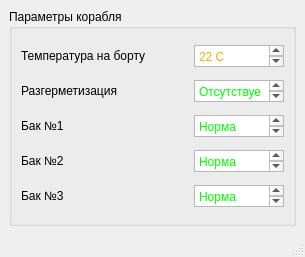
<?xml version="1.0" encoding="UTF-8"?>
<ui version="4.0">
 <class>MainWindow</class>
 <widget class="QMainWindow" name="MainWindow">
  <property name="geometry">
   <rect>
    <x>0</x>
    <y>0</y>
    <width>305</width>
    <height>257</height>
   </rect>
  </property>
  <property name="windowTitle">
   <string>MainWindow</string>
  </property>
  <widget class="QWidget" name="centralwidget">
   <layout class="QVBoxLayout" name="verticalLayout_2">
    <item>
     <widget class="QGroupBox" name="groupBox">
      <property name="title">
       <string>Параметры корабля</string>
      </property>
      <layout class="QHBoxLayout" name="horizontalLayout_6">
       <item>
        <layout class="QVBoxLayout" name="verticalLayout">
         <item>
          <layout class="QHBoxLayout" name="horizontalLayout">
           <item>
            <widget class="QLabel" name="label">
             <property name="text">
              <string>Температура на борту</string>
             </property>
            </widget>
           </item>
           <item>
            <widget class="QTextEdit" name="textEdit">
             <property name="minimumSize">
              <size>
               <width>85</width>
               <height>0</height>
              </size>
             </property>
             <property name="maximumSize">
              <size>
               <width>90</width>
               <height>22</height>
              </size>
             </property>
             <property name="html">
              <string>&lt;!DOCTYPE HTML PUBLIC &quot;-//W3C//DTD HTML 4.0//EN&quot; &quot;http://www.w3.org/TR/REC-html40/strict.dtd&quot;&gt;
&lt;html&gt;&lt;head&gt;&lt;meta name=&quot;qrichtext&quot; content=&quot;1&quot; /&gt;&lt;meta charset=&quot;utf-8&quot; /&gt;&lt;style type=&quot;text/css&quot;&gt;
p, li { white-space: pre-wrap; }
hr { height: 1px; border-width: 0; }
li.unchecked::marker { content: &quot;\2610&quot;; }
li.checked::marker { content: &quot;\2612&quot;; }
&lt;/style&gt;&lt;/head&gt;&lt;body style=&quot; font-family:'Segoe UI'; font-size:9pt; font-weight:400; font-style:normal;&quot;&gt;
&lt;p style=&quot; margin-top:0px; margin-bottom:0px; margin-left:0px; margin-right:0px; -qt-block-indent:0; text-indent:0px;&quot;&gt;&lt;span style=&quot; color:#ffaa00;&quot;&gt;22 С&lt;/span&gt;&lt;/p&gt;&lt;/body&gt;&lt;/html&gt;</string>
             </property>
            </widget>
           </item>
          </layout>
         </item>
         <item>
          <layout class="QHBoxLayout" name="horizontalLayout_2">
           <item>
            <widget class="QLabel" name="label_2">
             <property name="text">
              <string>Разгерметизация</string>
             </property>
            </widget>
           </item>
           <item>
            <widget class="QTextEdit" name="textEdit_2">
             <property name="minimumSize">
              <size>
               <width>85</width>
               <height>0</height>
              </size>
             </property>
             <property name="maximumSize">
              <size>
               <width>90</width>
               <height>22</height>
              </size>
             </property>
             <property name="html">
              <string>&lt;!DOCTYPE HTML PUBLIC &quot;-//W3C//DTD HTML 4.0//EN&quot; &quot;http://www.w3.org/TR/REC-html40/strict.dtd&quot;&gt;
&lt;html&gt;&lt;head&gt;&lt;meta name=&quot;qrichtext&quot; content=&quot;1&quot; /&gt;&lt;meta charset=&quot;utf-8&quot; /&gt;&lt;style type=&quot;text/css&quot;&gt;
p, li { white-space: pre-wrap; }
hr { height: 1px; border-width: 0; }
li.unchecked::marker { content: &quot;\2610&quot;; }
li.checked::marker { content: &quot;\2612&quot;; }
&lt;/style&gt;&lt;/head&gt;&lt;body style=&quot; font-family:'Segoe UI'; font-size:9pt; font-weight:400; font-style:normal;&quot;&gt;
&lt;p style=&quot; margin-top:0px; margin-bottom:0px; margin-left:0px; margin-right:0px; -qt-block-indent:0; text-indent:0px;&quot;&gt;&lt;span style=&quot; color:#00ff00;&quot;&gt;Отсутствует&lt;/span&gt;&lt;/p&gt;&lt;/body&gt;&lt;/html&gt;</string>
             </property>
            </widget>
           </item>
          </layout>
         </item>
         <item>
          <layout class="QHBoxLayout" name="horizontalLayout_3">
           <item>
            <widget class="QLabel" name="label_3">
             <property name="text">
              <string>Бак №1</string>
             </property>
            </widget>
           </item>
           <item>
            <widget class="QTextEdit" name="textEdit_3">
             <property name="minimumSize">
              <size>
               <width>85</width>
               <height>0</height>
              </size>
             </property>
             <property name="maximumSize">
              <size>
               <width>90</width>
               <height>22</height>
              </size>
             </property>
             <property name="html">
              <string>&lt;!DOCTYPE HTML PUBLIC &quot;-//W3C//DTD HTML 4.0//EN&quot; &quot;http://www.w3.org/TR/REC-html40/strict.dtd&quot;&gt;
&lt;html&gt;&lt;head&gt;&lt;meta name=&quot;qrichtext&quot; content=&quot;1&quot; /&gt;&lt;meta charset=&quot;utf-8&quot; /&gt;&lt;style type=&quot;text/css&quot;&gt;
p, li { white-space: pre-wrap; }
hr { height: 1px; border-width: 0; }
li.unchecked::marker { content: &quot;\2610&quot;; }
li.checked::marker { content: &quot;\2612&quot;; }
&lt;/style&gt;&lt;/head&gt;&lt;body style=&quot; font-family:'Segoe UI'; font-size:9pt; font-weight:400; font-style:normal;&quot;&gt;
&lt;p style=&quot; margin-top:0px; margin-bottom:0px; margin-left:0px; margin-right:0px; -qt-block-indent:0; text-indent:0px;&quot;&gt;&lt;span style=&quot; color:#00ff00;&quot;&gt;Норма&lt;/span&gt;&lt;/p&gt;&lt;/body&gt;&lt;/html&gt;</string>
             </property>
            </widget>
           </item>
          </layout>
         </item>
         <item>
          <layout class="QHBoxLayout" name="horizontalLayout_4">
           <item>
            <widget class="QLabel" name="label_4">
             <property name="text">
              <string>Бак №2</string>
             </property>
            </widget>
           </item>
           <item>
            <widget class="QTextEdit" name="textEdit_4">
             <property name="minimumSize">
              <size>
               <width>85</width>
               <height>0</height>
              </size>
             </property>
             <property name="maximumSize">
              <size>
               <width>90</width>
               <height>22</height>
              </size>
             </property>
             <property name="html">
              <string>&lt;!DOCTYPE HTML PUBLIC &quot;-//W3C//DTD HTML 4.0//EN&quot; &quot;http://www.w3.org/TR/REC-html40/strict.dtd&quot;&gt;
&lt;html&gt;&lt;head&gt;&lt;meta name=&quot;qrichtext&quot; content=&quot;1&quot; /&gt;&lt;meta charset=&quot;utf-8&quot; /&gt;&lt;style type=&quot;text/css&quot;&gt;
p, li { white-space: pre-wrap; }
hr { height: 1px; border-width: 0; }
li.unchecked::marker { content: &quot;\2610&quot;; }
li.checked::marker { content: &quot;\2612&quot;; }
&lt;/style&gt;&lt;/head&gt;&lt;body style=&quot; font-family:'Segoe UI'; font-size:9pt; font-weight:400; font-style:normal;&quot;&gt;
&lt;p style=&quot; margin-top:0px; margin-bottom:0px; margin-left:0px; margin-right:0px; -qt-block-indent:0; text-indent:0px;&quot;&gt;&lt;span style=&quot; color:#00ff00;&quot;&gt;Норма&lt;/span&gt;&lt;/p&gt;&lt;/body&gt;&lt;/html&gt;</string>
             </property>
            </widget>
           </item>
          </layout>
         </item>
         <item>
          <layout class="QHBoxLayout" name="horizontalLayout_5">
           <item>
            <widget class="QLabel" name="label_5">
             <property name="text">
              <string>Бак №3</string>
             </property>
            </widget>
           </item>
           <item>
            <widget class="QTextEdit" name="textEdit_5">
             <property name="minimumSize">
              <size>
               <width>85</width>
               <height>0</height>
              </size>
             </property>
             <property name="maximumSize">
              <size>
               <width>90</width>
               <height>22</height>
              </size>
             </property>
             <property name="html">
              <string>&lt;!DOCTYPE HTML PUBLIC &quot;-//W3C//DTD HTML 4.0//EN&quot; &quot;http://www.w3.org/TR/REC-html40/strict.dtd&quot;&gt;
&lt;html&gt;&lt;head&gt;&lt;meta name=&quot;qrichtext&quot; content=&quot;1&quot; /&gt;&lt;meta charset=&quot;utf-8&quot; /&gt;&lt;style type=&quot;text/css&quot;&gt;
p, li { white-space: pre-wrap; }
hr { height: 1px; border-width: 0; }
li.unchecked::marker { content: &quot;\2610&quot;; }
li.checked::marker { content: &quot;\2612&quot;; }
&lt;/style&gt;&lt;/head&gt;&lt;body style=&quot; font-family:'Segoe UI'; font-size:9pt; font-weight:400; font-style:normal;&quot;&gt;
&lt;p style=&quot; margin-top:0px; margin-bottom:0px; margin-left:0px; margin-right:0px; -qt-block-indent:0; text-indent:0px;&quot;&gt;&lt;span style=&quot; color:#00ff00;&quot;&gt;Норма&lt;/span&gt;&lt;/p&gt;&lt;/body&gt;&lt;/html&gt;</string>
             </property>
            </widget>
           </item>
          </layout>
         </item>
        </layout>
       </item>
      </layout>
     </widget>
    </item>
   </layout>
  </widget>
  <widget class="QMenuBar" name="menubar">
   <property name="geometry">
    <rect>
     <x>0</x>
     <y>0</y>
     <width>305</width>
     <height>22</height>
    </rect>
   </property>
  </widget>
  <widget class="QStatusBar" name="statusbar"/>
 </widget>
 <resources/>
 <connections/>
</ui>
